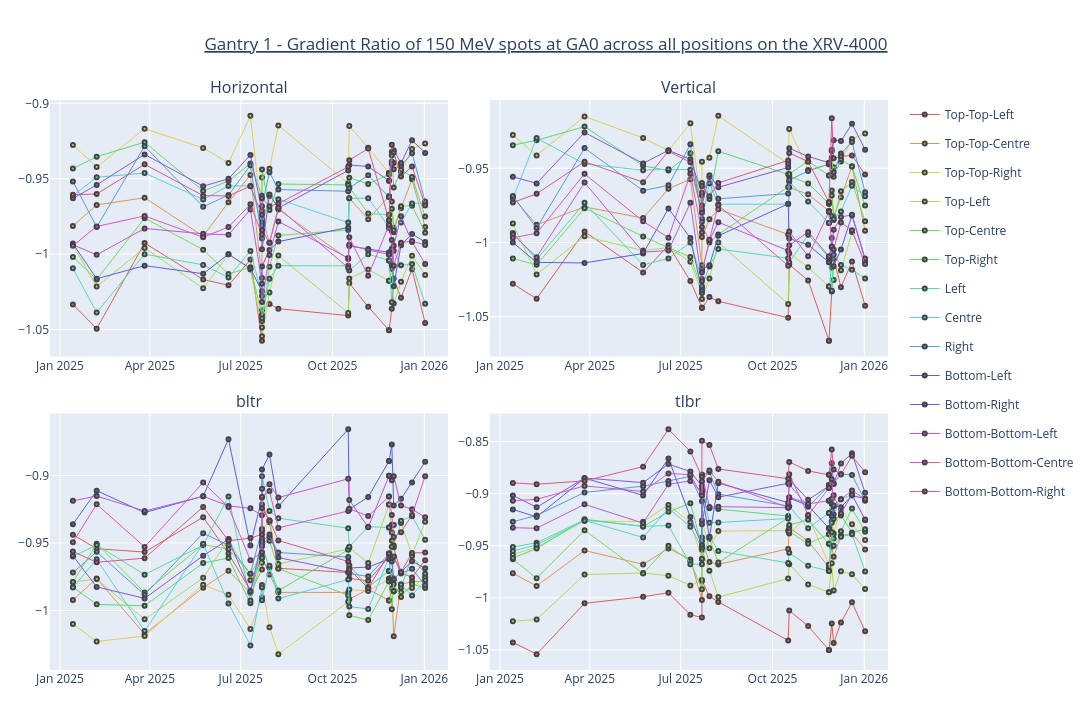

Write notebook code for a chart like this one.
### Markdown cell above
- Testing for XRV4000

### Code cell
postism = ["Top-Top-Left", "Top-Top-Centre", "Top-Top-Right",
                "Top-Left", "Top-Centre", "Top-Right", 
                "Left", "Centre", "Right", 
                "Bottom-Left", "Bottom-Right", 
                "Bottom-Bottom-Left", "Bottom-Bottom-Centre", "Bottom-Bottom-Right"]

plotly_all_pos(sub_df, postism, "Gantry 1", "XRV-4000", 150, 0, "2026-01-01", 12)
